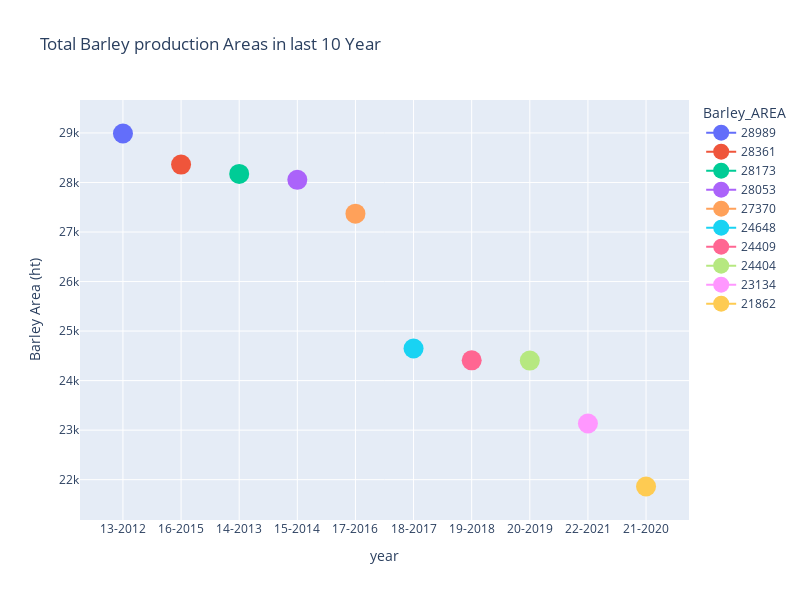

This figure's notebook cell:
### Code cell
fig=px.line(barley_area, x='YEAR', y='Barley_AREA',title=' Total Barley production Areas in last 10 Year',
          labels={'year':'YEAR','Barley Area':'Barley_AREA'},
           color='Barley_AREA',
            line_shape="linear",
            markers=True
          )
fig.update_layout(xaxis_title='year', yaxis_title='Barley Area (ht)')
fig.update_traces(marker=dict(size=20))
fig.update_layout(height=600, width=800)
fig.show()

### Figure 1 — Plotly figure (JSON) as saved in the notebook; plotly's stock layout.template omitted (floating-point values rounded to 4 significant figures)
{"data": [{"hovertemplate": "Barley_AREA=%{y}<br>YEAR=%{x}<extra></extra>", "legendgroup": "28989", "line": {"color": "#636efa", "dash": "solid", "shape": "linear"}, "marker": {"size": 20, "symbol": "circle"}, "mode": "lines+markers", "name": "28989", "orientation": "v", "showlegend": true, "type": "scatter", "x": ["13-2012"], "xaxis": "x", "y": [28989], "yaxis": "y"}, {"hovertemplate": "Barley_AREA=%{y}<br>YEAR=%{x}<extra></extra>", "legendgroup": "28361", "line": {"color": "#EF553B", "dash": "solid", "shape": "linear"}, "marker": {"size": 20, "symbol": "circle"}, "mode": "lines+markers", "name": "28361", "orientation": "v", "showlegend": true, "type": "scatter", "x": ["16-2015"], "xaxis": "x", "y": [28361], "yaxis": "y"}, {"hovertemplate": "Barley_AREA=%{y}<br>YEAR=%{x}<extra></extra>", "legendgroup": "28173", "line": {"color": "#00cc96", "dash": "solid", "shape": "linear"}, "marker": {"size": 20, "symbol": "circle"}, "mode": "lines+markers", "name": "28173", "orientation": "v", "showlegend": true, "type": "scatter", "x": ["14-2013"], "xaxis": "x", "y": [28173], "yaxis": "y"}, {"hovertemplate": "Barley_AREA=%{y}<br>YEAR=%{x}<extra></extra>", "legendgroup": "28053", "line": {"color": "#ab63fa", "dash": "solid", "shape": "linear"}, "marker": {"size": 20, "symbol": "circle"}, "mode": "lines+markers", "name": "28053", "orientation": "v", "showlegend": true, "type": "scatter", "x": ["15-2014"], "xaxis": "x", "y": [28053], "yaxis": "y"}, {"hovertemplate": "Barley_AREA=%{y}<br>YEAR=%{x}<extra></extra>", "legendgroup": "27370", "line": {"color": "#FFA15A", "dash": "solid", "shape": "linear"}, "marker": {"size": 20, "symbol": "circle"}, "mode": "lines+markers", "name": "27370", "orientation": "v", "showlegend": true, "type": "scatter", "x": ["17-2016"], "xaxis": "x", "y": [27370], "yaxis": "y"}, {"hovertemplate": "Barley_AREA=%{y}<br>YEAR=%{x}<extra></extra>", "legendgroup": "24648", "line": {"color": "#19d3f3", "dash": "solid", "shape": "linear"}, "marker": {"size": 20, "symbol": "circle"}, "mode": "lines+markers", "name": "24648", "orientation": "v", "showlegend": true, "type": "scatter", "x": ["18-2017"], "xaxis": "x", "y": [24648], "yaxis": "y"}, {"hovertemplate": "Barley_AREA=%{y}<br>YEAR=%{x}<extra></extra>", "legendgroup": "24409", "line": {"color": "#FF6692", "dash": "solid", "shape": "linear"}, "marker": {"size": 20, "symbol": "circle"}, "mode": "lines+markers", "name": "24409", "orientation": "v", "showlegend": true, "type": "scatter", "x": ["19-2018"], "xaxis": "x", "y": [24409], "yaxis": "y"}, {"hovertemplate": "Barley_AREA=%{y}<br>YEAR=%{x}<extra></extra>", "legendgroup": "24404", "line": {"color": "#B6E880", "dash": "solid", "shape": "linear"}, "marker": {"size": 20, "symbol": "circle"}, "mode": "lines+markers", "name": "24404", "orientation": "v", "showlegend": true, "type": "scatter", "x": ["20-2019"], "xaxis": "x", "y": [24404], "yaxis": "y"}, {"hovertemplate": "Barley_AREA=%{y}<br>YEAR=%{x}<extra></extra>", "legendgroup": "23134", "line": {"color": "#FF97FF", "dash": "solid", "shape": "linear"}, "marker": {"size": 20, "symbol": "circle"}, "mode": "lines+markers", "name": "23134", "orientation": "v", "showlegend": true, "type": "scatter", "x": ["22-2021"], "xaxis": "x", "y": [23134], "yaxis": "y"}, {"hovertemplate": "Barley_AREA=%{y}<br>YEAR=%{x}<extra></extra>", "legendgroup": "21862", "line": {"color": "#FECB52", "dash": "solid", "shape": "linear"}, "marker": {"size": 20, "symbol": "circle"}, "mode": "lines+markers", "name": "21862", "orientation": "v", "showlegend": true, "type": "scatter", "x": ["21-2020"], "xaxis": "x", "y": [21862], "yaxis": "y"}], "layout": {"height": 600, "legend": {"title": {"text": "Barley_AREA"}, "tracegroupgap": 0}, "title": {"text": " Total Barley production Areas in last 10 Year"}, "width": 800, "xaxis": {"anchor": "y", "domain": [0, 1], "title": {"text": "year"}}, "yaxis": {"anchor": "x", "categoryarray": [21862, 23134, 24404, 24409, 24648, 27370, 28053, 28173, 28361, 28989], "categoryorder": "array", "domain": [0, 1], "title": {"text": "Barley Area (ht)"}}}}
